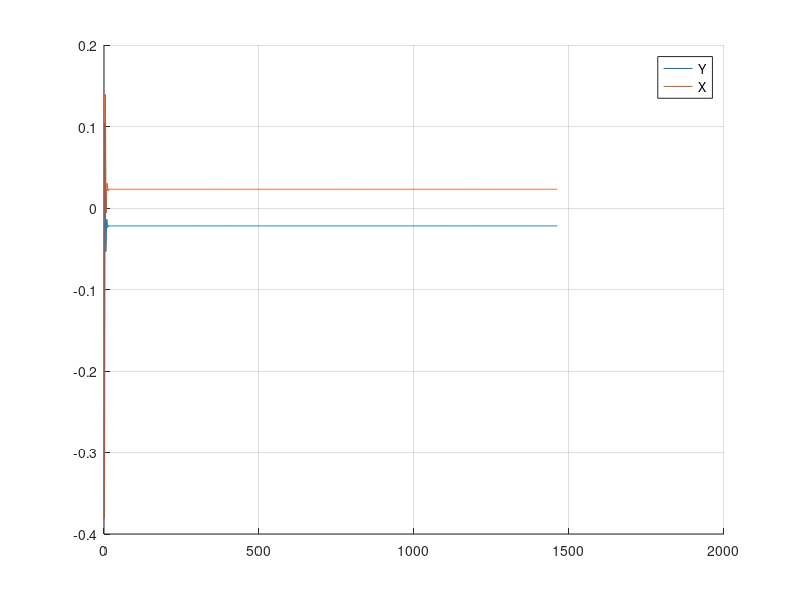

The MATLAB script that drew this image:
%% proj_finance.m - Cours Modelisation - Saclay, 2021-22.
% This file uses the Rulkov Map as defined in Eqn. 4 of the paper to model
% the stock market data of STLFSI2, in an attempt to recreate the graphs in
% Figure 3 and 4.

%% System parameters and calls; 
% rng(0) % Seeds the random number generator
clear all;  %#ok<CLALL>
clc; 

%% Initialising our Rulkov vectors
% Parameters: 
load('parameters'); 

% Determined by the number of timestamps/data that we have. 
t_max = length(stl_data); 

x = zeros(t_max+1, 1); 
y = zeros(t_max+1, 1); 

% Initial Conditions 
x(1) = stl_data(1); 
y(1) = stl_data(1); 
%% 
% Modelling a Rulkov map needs functions 
f = @(t, x) alpha ./ (1 + x(t).^n); 
for t=1:t_max
    x(t+1) = f(t, x) + gamma*y(t) + delta; 
    disp(x(t+1))
    y(t+1) = beta * y(t) - mu * x(t) + eta; 
end

hold on; 
plot(y)
plot(x)
legend("Y", "X")
grid on ; 